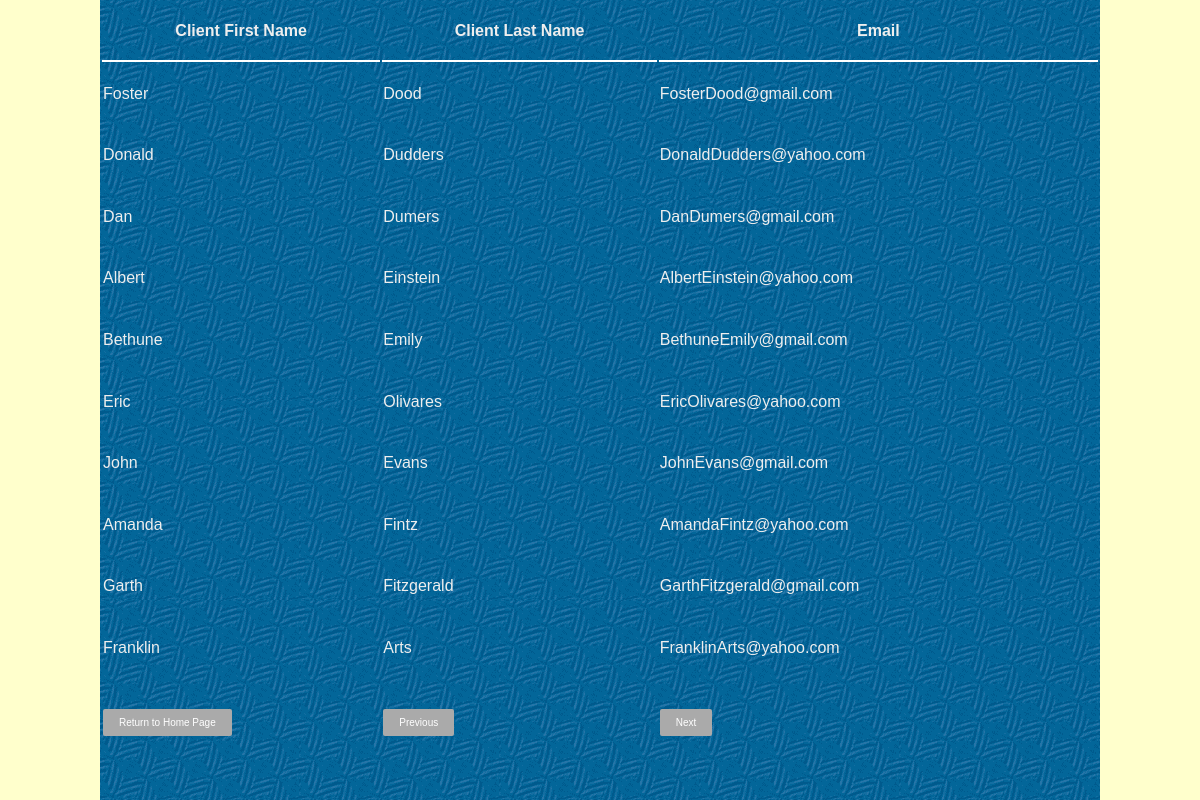
Page /data/show_data.php?startrow=30 on the committed database.
### tables this page shows
CREATE TABLE IF NOT EXISTS CorpClient (
  cid INT NOT NULL,
  cfn VARCHAR(255) NOT NULL,
  cln VARCHAR(255) NOT NULL,
  cem VARCHAR(255) NOT NULL,
  dept_id INT NOT NULL,
  PRIMARY KEY (cid),
  CONSTRAINT fk_Client_Department1
    FOREIGN KEY (dept_id)
    REFERENCES Department (dept_id)
    ON DELETE NO ACTION
    ON UPDATE NO ACTION);

### data/show_data.php (the view, shortened to what this page needs)
<?php
require_once("db_connect.php");
include("../include/header_1.inc");
include("../include/header_2.inc");
$sql = "select * from corpclient";
$result = mysqli_query($link,$sql);
$rowcount=mysqli_num_rows($result);
if (!isset($_GET['startrow']) or !is_numeric($_GET['startrow'])) {
  $startrow = 0;
}
elseif($_GET['startrow']<=0)
{
  $startrow = 0;
}
elseif($_GET['startrow']<$rowcount and $_GET['startrow']!=0)
{
  $startrow = (int)$_GET['startrow'];
}
else
{
	$startrow = 0;
}
$query1 = "select cfn,cln,cem
from corpclient
order by cid
LIMIT $startrow, 10";
$result1 = mysqli_query($link,$query1);
echo"
<table id='showOutput'>
	<tr>
		<td class='client_data'>Client First Name</td><td class='client_data'>Client Last Name</td><td class='client_data'>Email</td></tr>";
		while($row = mysqli_fetch_array($result1))
		{
			echo"
			<tr>
			<td class='data_td'>{$row['cfn']}</td>" .
			"<td class='data_td'>{$row['cln']} </td>" .
			"<td class='data_td'>{$row['cem']}</td>".
			"</tr>";
		}
echo"
	<tr>
		<td>
			<button class='btn' onclick=\"window.location.href='../index.php'\">Return to Home Page</button>
		</td>
		<td>
			<a class='btn' href=".$_SERVER['PHP_SELF'].'?startrow='.($startrow-10);
			echo">Previous</a>
		</td>
		<td  colspan='3'>
			<a class='btn' href=".$_SERVER['PHP_SELF'].'?startrow='.($startrow+10);
			echo">Next</a>
		</td>
	</tr>
</table>";
include("../include/footer.inc");
?>

### common/form_val.css (style rules this page uses)
html,body { font-size:12pt; font-family:arial; color:#000000; background-color:#ffffcc; margin:0px; width:100%; height:100%; }
table { margin:auto; color:#eeeeee; width:1000px; min-height:768px; }
.btn { background-color: #aaaaaa; border: none; color: white; padding: 8px 16px; text-align: center; text-decoration: none; display: inline-block; font-size: 10px; border-radius: 2px; -webkit-transition-duration: 0.4s; transition-duration: 0.4s; }
.client_data { vertical-align:top; font-weight:bold; font-size:16px; height:5%; text-align:center; padding:2%; border-bottom-style:solid; border-bottom-width:2px; border-bottom-color:rgb(255,255,255); }

### rows in the picture
corpclient: cfn "Foster", cln "Dood", cem "FosterDood@gmail.com"
corpclient: cfn "Donald", cln "Dudders", cem "DonaldDudders@yahoo.com"
corpclient: cfn "Dan", cln "Dumers", cem "DanDumers@gmail.com"
corpclient: cfn "Albert", cln "Einstein", cem "AlbertEinstein@yahoo.com"
corpclient: cfn "Bethune", cln "Emily", cem "BethuneEmily@gmail.com"
corpclient: cfn "Eric", cln "Olivares", cem "EricOlivares@yahoo.com"
corpclient: cfn "John", cln "Evans", cem "JohnEvans@gmail.com"
corpclient: cfn "Amanda", cln "Fintz", cem "AmandaFintz@yahoo.com"
corpclient: cfn "Garth", cln "Fitzgerald", cem "GarthFitzgerald@gmail.com"
corpclient: cfn "Franklin", cln "Arts", cem "FranklinArts@yahoo.com"
